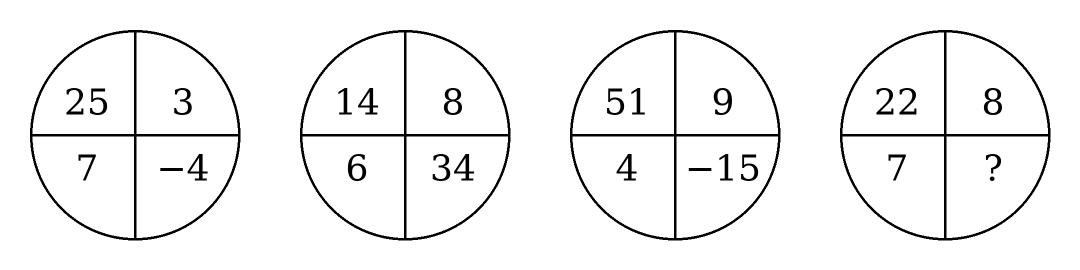
#> input picture 广东行测18套模拟/M03/assets/q35_number_grid_v020.png, 2160 x 540 px, found by its file name (shown at 1/2 size)
$ python q35_print_check.py
#> lines starting #> are read from the running program, lines starting #| are printed output that depends on the picture; after the words box and inside, x2 and y2 are one past the last pixel; in counts of white or black regions, pixels touching at a corner belong together
"""Q35 print-size legibility check.
Simulate 120 mm figure width on A4 at 300 dpi (1417 px wide) and measure, with
8-connected components, whether each glyph (esp. the minus signs of -4 / -15)
is separate from the divider/circle strokes, and the minimum white gap in mm."""
import sys, json
from collections import deque
import numpy as np
from PIL import Image

SRC = '/home/user/xing-ce1/广东行测18套模拟/M03/assets/q35_number_grid_v020.png'
# 用法：python3 q35_print_check.py [输出目录]；缺省输出到脚本旁的 q35_check/
import os
OUT = sys.argv[1] if len(sys.argv) > 1 else os.path.join(os.path.dirname(os.path.abspath(__file__)), 'q35_check')
os.makedirs(OUT, exist_ok=True)
im = Image.open(SRC).convert('L')
W0, H0 = im.size
PRINT_W_MM = 120.0
DPI = 300
Wp = round(PRINT_W_MM / 25.4 * DPI)
Hp = round(H0 * Wp / W0)

def components(mask):
    h, w = mask.shape
    lab = np.zeros((h, w), np.int32)
    comps = []
    ys, xs = np.nonzero(mask)
    cur = 0
    for y0, x0 in zip(ys, xs):
        if lab[y0, x0]:
            continue
        cur += 1
        q = deque([(y0, x0)]); lab[y0, x0] = cur; pts = []
        while q:
            y, x = q.popleft(); pts.append((y, x))
            for dy in (-1, 0, 1):
                for dx in (-1, 0, 1):
                    yy, xx = y+dy, x+dx
                    if 0 <= yy < h and 0 <= xx < w and mask[yy, xx] and not lab[yy, xx]:
                        lab[yy, xx] = cur; q.append((yy, xx))
        comps.append(np.array(pts))
    return lab, comps

# text anchors in logical 720x180 coords (from SVG)
texts = []
for ci, (cx, vals) in enumerate([(90, ['25','3','7','−4']), (270, ['14','8','6','34']),
                                 (450, ['51','9','4','−15']), (630, ['22','8','7','?'])]):
    for (dx, dy), v in zip([(-32,-22),(32,-22),(-32,22),(32,22)], vals):
        texts.append({'circle': ci+1, 'text': v, 'x': cx+dx, 'y': 90+dy, 'cx': cx})

results = {}
for name, img, mm_per_px in [
        ('native_2160', im, PRINT_W_MM / W0),
        ('print_1417_lanczos', im.resize((Wp, Hp), Image.LANCZOS), 25.4/DPI),
        ('print_1417_box', im.resize((Wp, Hp), Image.BOX), 25.4/DPI)]:
    a = np.asarray(img).astype(np.int32)
    sx = img.size[0] / 720.0
    res_v = {}
    for thr in (128, 200, 240):
        mask = a < thr
        lab, comps = components(mask)
        sizes = [len(c) for c in comps]
        # line components: those whose bbox width > 100 logical units*scale*0.9 (circle+dividers)
        line_ids = [i for i, c in enumerate(comps)
                    if (c[:,1].max()-c[:,1].min()) > 120*sx]
        line_pts = np.concatenate([comps[i] for i in line_ids]) if line_ids else np.zeros((0,2))
        rows = []
        for t in texts:
            # glyph comps whose centroid is within the text cell (+-26 logical x, +-16 logical y)
            tx, ty = t['x']*sx, t['y']*sx
            gids = []
            for i, c in enumerate(comps):
                if i in line_ids: continue
                my, mx = c[:,0].mean(), c[:,1].mean()
                if abs(mx-tx) < 30*sx and abs(my-ty) < 18*sx:
                    gids.append(i)
            glyphs = []
            for i in sorted(gids, key=lambda i: comps[i][:,1].min()):
                c = comps[i]
                # nearest line pixel
                y0,y1,x0,x1 = c[:,0].min(), c[:,0].max(), c[:,1].min(), c[:,1].max()
                near = line_pts[(line_pts[:,0] > y0-60) & (line_pts[:,0] < y1+60) &
                                (line_pts[:,1] > x0-60) & (line_pts[:,1] < x1+60)]
                if len(near):
                    d = np.sqrt(((c[:,None,:]-near[None,:,:])**2).sum(-1)).min()
                    # gap = centre distance minus 1 px (pixel to pixel edge)
                    gap_px = max(d-1, 0)
                else:
                    gap_px = None
                # horizontal gap from vertical divider right edge in same rows
                vx = t['cx']*sx
                div = line_pts[(np.abs(line_pts[:,1]-vx) < 3*sx) & (line_pts[:,0] >= y0) & (line_pts[:,0] <= y1)]
                hgap = (x0 - div[:,1].max() - 1) if (len(div) and x0 > vx) else None
                glyphs.append({'bbox_px': [int(x0),int(y0),int(x1),int(y1)], 'w_px': int(x1-x0+1), 'h_px': int(y1-y0+1),
                               'pixels': int(len(c)),
                               'min_gap_to_line_px': None if gap_px is None else round(float(gap_px),2),
                               'min_gap_to_line_mm': None if gap_px is None else round(float(gap_px)*mm_per_px,3),
                               'h_gap_to_vertical_divider_mm': None if hgap is None else round(float(hgap)*mm_per_px,3)})
            rows.append({'circle': t['circle'], 'text': t['text'], 'n_components': len(glyphs), 'glyphs': glyphs})
        res_v[f'thr{thr}'] = {'n_line_components': len(line_ids), 'cells': rows}
    results[name] = {'size': list(img.size), 'mm_per_px': round(mm_per_px,5), 'by_threshold': res_v}
    if name.startswith('print'):
        img.save(f'{OUT}/q35_{name}.png', dpi=(DPI,DPI))
        # zoomed crops of the two negative cells (x8 nearest)
        for lbl, cx in (('m4', 90), ('m15', 450)):
            box = (int((cx-8)*sx), int(92*sx), int((cx+70)*sx), int(140*sx))
            img.crop(box).resize(((box[2]-box[0])*8, (box[3]-box[1])*8), Image.NEAREST).save(f'{OUT}/q35_{name}_{lbl}_x8.png')
#> this loop made 3 passes
#> (name, mm_per_px, sx) on passes 1 to 3: ('native_2160', 0.0556, 3), ('print_1417_lanczos', 0.0847, 1.97), ('print_1417_box', 0.0847, 1.97)
#> pass 1, `a = np.asarray(img).astype(np.int32)`:
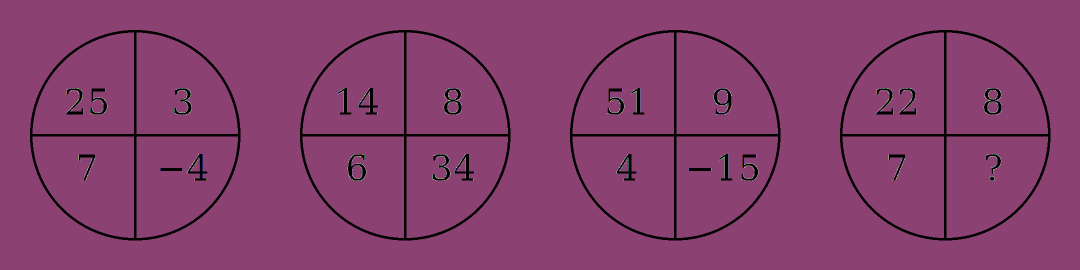
#> a: shape (540, 2160) int32 (shown at 1/2 size); 255 distinct labels, from 0 to 255; one colour per label, 0 black
#> pass 2, `a = np.asarray(img).astype(np.int32)`:
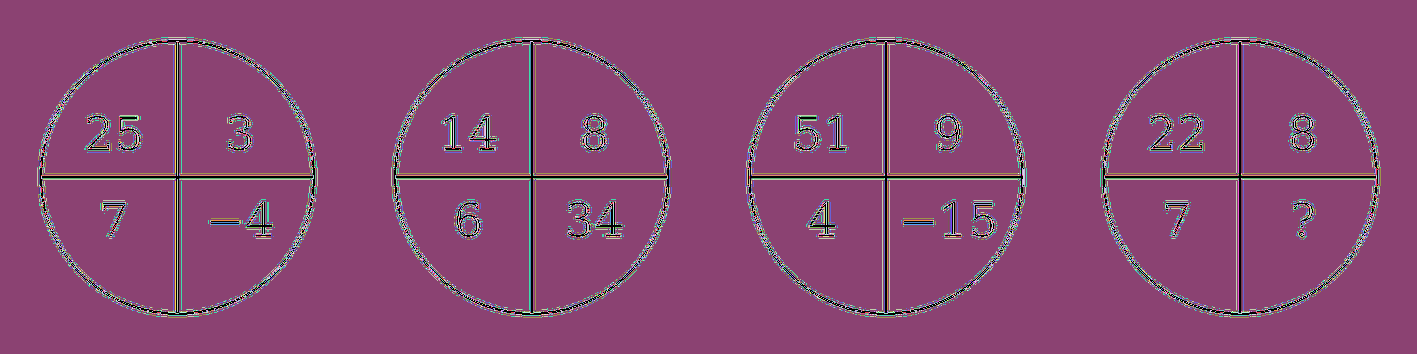
#> a: shape (354, 1417) int32; 256 distinct labels, from 0 to 255; one colour per label, 0 black
#> pass 2, `img.save(f'{OUT}/q35_{name}.png', dpi=(DPI,DPI))`:
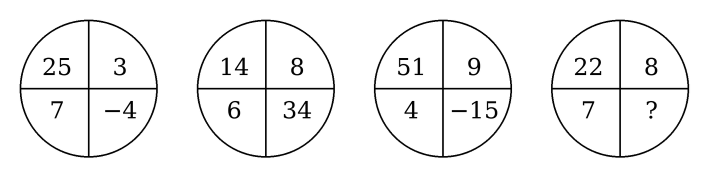
#> saved as q35_print_1417_lanczos.png: PIL image 1417x354 L (shown at 1/2 size); min 0, max 255, mean 242.5
#> pass 2, `img.crop(box).resize(((box[2]-box[0])*8, (box[3]-box[1])*8), Image.NEA..`:
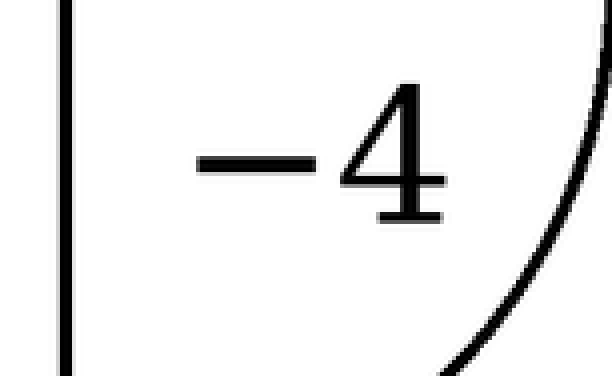
#> saved as q35_print_1417_lanczos_m4_x8.png: PIL image 1224x752 L (shown at 1/2 size); min 0, max 255, mean 236.2
#> after the loop:
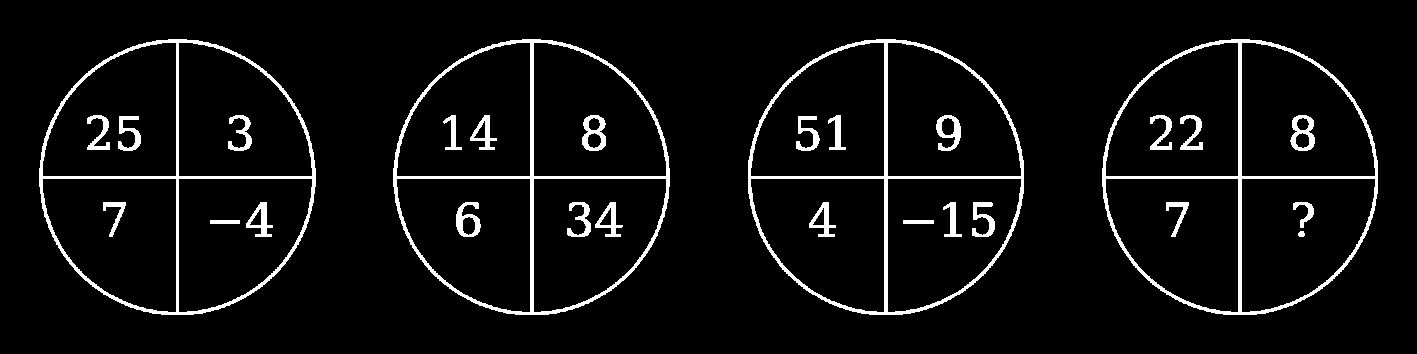
#> mask: shape (354, 1417) bool; 5.5% white; 29 white regions, largest, box (x1, y1, x2, y2) and area: (393, 39, 670, 315) 5027, (748, 39, 1024, 315) 5012, (1102, 39, 1378, 315) 5008
#> after the loop, results = 3 items

json.dump(results, open(f'{OUT}/q35_print_check.json','w',encoding='utf-8'), ensure_ascii=False, indent=1)
# compact summary
for name, r in results.items():
    print('==', name, r['size'], 'mm/px', r['mm_per_px'])
    for thr, rv in r['by_threshold'].items():
        print('  ', thr, 'line comps', rv['n_line_components'])
        for row in rv['cells']:
            g = row['glyphs']
            mins = [x['min_gap_to_line_mm'] for x in g if x['min_gap_to_line_mm'] is not None]
            hg = [x['h_gap_to_vertical_divider_mm'] for x in g if x['h_gap_to_vertical_divider_mm'] is not None]
            print(f"     c{row['circle']} {row['text']:>4} comps={row['n_components']} min_gap_mm={min(mins) if mins else None} first_glyph={g[0]['bbox_px'] if g else None} w={g[0]['w_px'] if g else None} h={g[0]['h_px'] if g else None} hgap_div_mm={hg[0] if hg else None}")
#> this loop made 3 passes
#> name on passes 1 to 3: 'native_2160', 'print_1417_lanczos', 'print_1417_box'
#> (printed output is left out)

$ run again, with 广东行测18套模拟/M03/assets/q67_projectile_v020.png copied over 广东行测18套模拟/M03/assets/q35_number_grid_v020.png
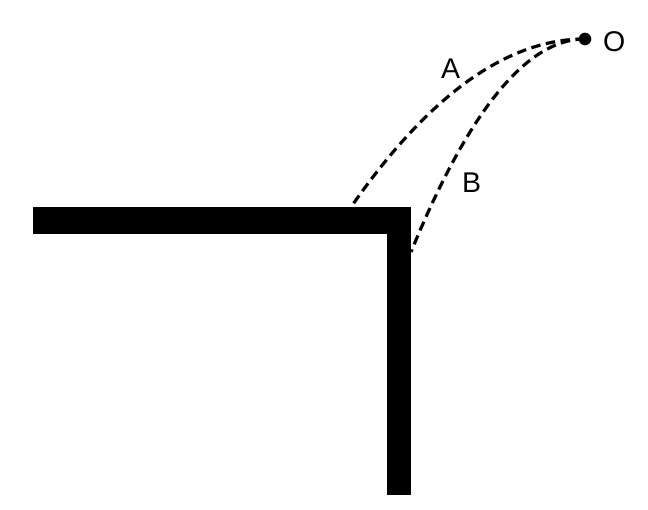
#> input picture 广东行测18套模拟/M03/assets/q67_projectile_v020.png, 1296 x 1020 px, found by its file name (shown at 1/2 size)
#> the loop `for name, img, mm_per_px in [ ('native_2160', im, PRINT_W_MM / W0), ('..` made 3 passes
#> (name, mm_per_px, sx) on passes 1 to 3: ('native_2160', 0.0926, 1.8), ('print_1417_lanczos', 0.0847, 1.97), ('print_1417_box', 0.0847, 1.97)
#> pass 1, `a = np.asarray(img).astype(np.int32)`:
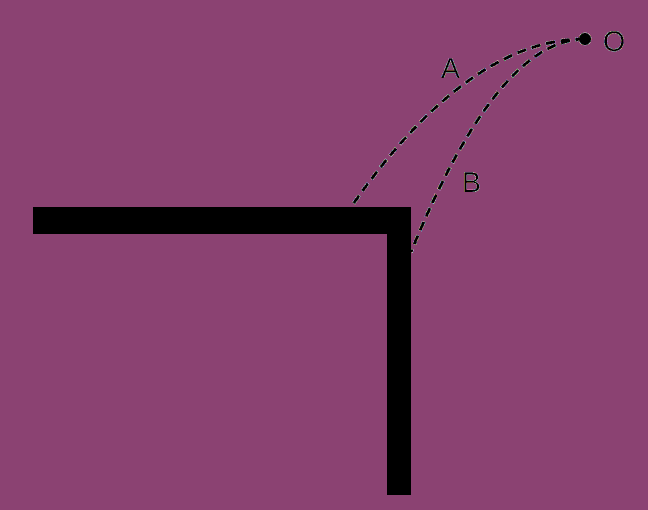
#> a: shape (1020, 1296) int32 (shown at 1/2 size); 256 distinct labels, from 0 to 255; one colour per label, 0 black
#> after the loop `for name, img, mm_per_px in [`:
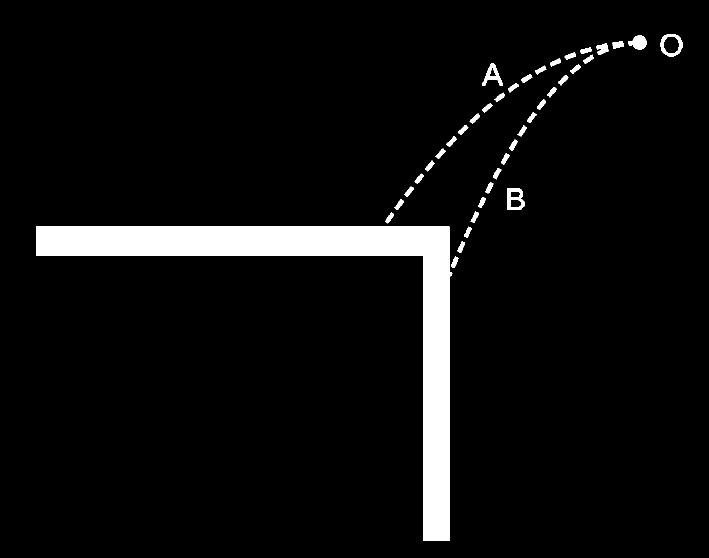
#> mask: shape (1115, 1417) bool (shown at 1/2 size); 5.6% white; 40 white regions, largest, box (x1, y1, x2, y2) and area: (72, 453, 905, 1082) 79042, (1015, 376, 1049, 420) 842, (1321, 68, 1365, 113) 764
#> after the loop `for name, img, mm_per_px in [`: results = 3 items
#> the loop `for name, r in results.items():` made 3 passes
#> name on passes 1 to 3: 'native_2160', 'print_1417_lanczos', 'print_1417_box'
#> (printed output is left out)

$ run again, with 广东行测18套模拟/M03/assets/q68_particles_v020.png copied over 广东行测18套模拟/M03/assets/q35_number_grid_v020.png
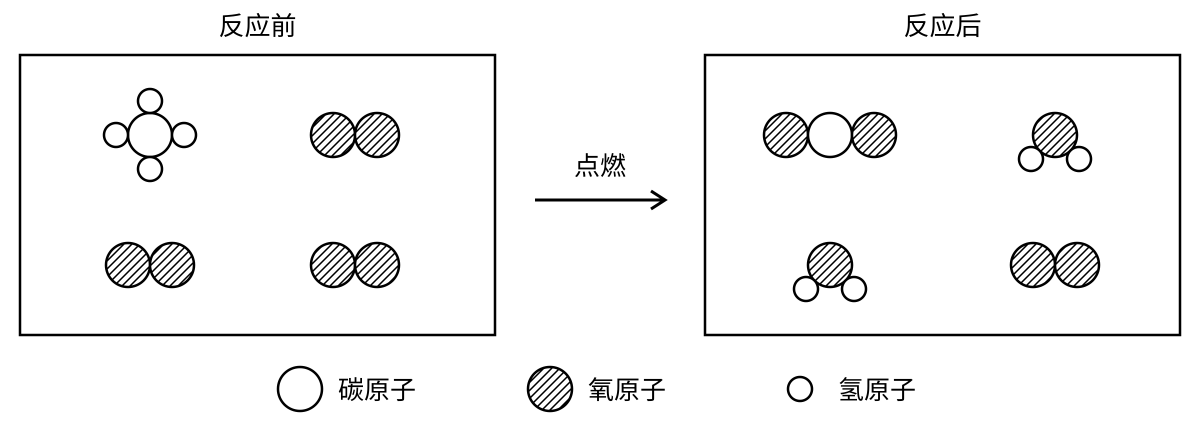
#> input picture 广东行测18套模拟/M03/assets/q68_particles_v020.png, 2400 x 860 px, found by its file name (shown at 1/2 size)
#> the loop `for name, img, mm_per_px in [ ('native_2160', im, PRINT_W_MM / W0), ('..` made 3 passes
#> (name, mm_per_px, sx) on passes 1 to 3: ('native_2160', 0.05, 3.33), ('print_1417_lanczos', 0.0847, 1.97), ('print_1417_box', 0.0847, 1.97)
#> pass 1, `a = np.asarray(img).astype(np.int32)`:
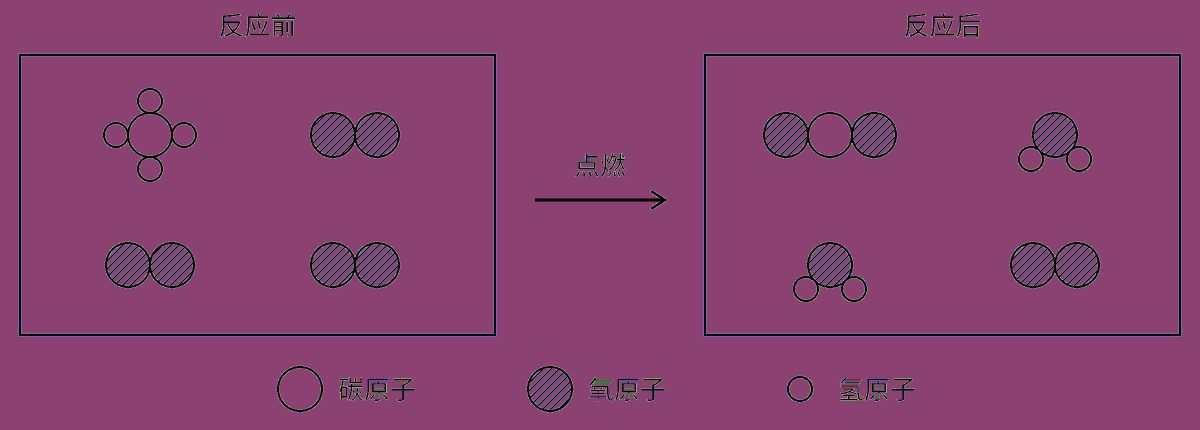
#> a: shape (860, 2400) int32 (shown at 1/2 size); 256 distinct labels, from 0 to 255; one colour per label, 0 black
#> after the loop `for name, img, mm_per_px in [`:
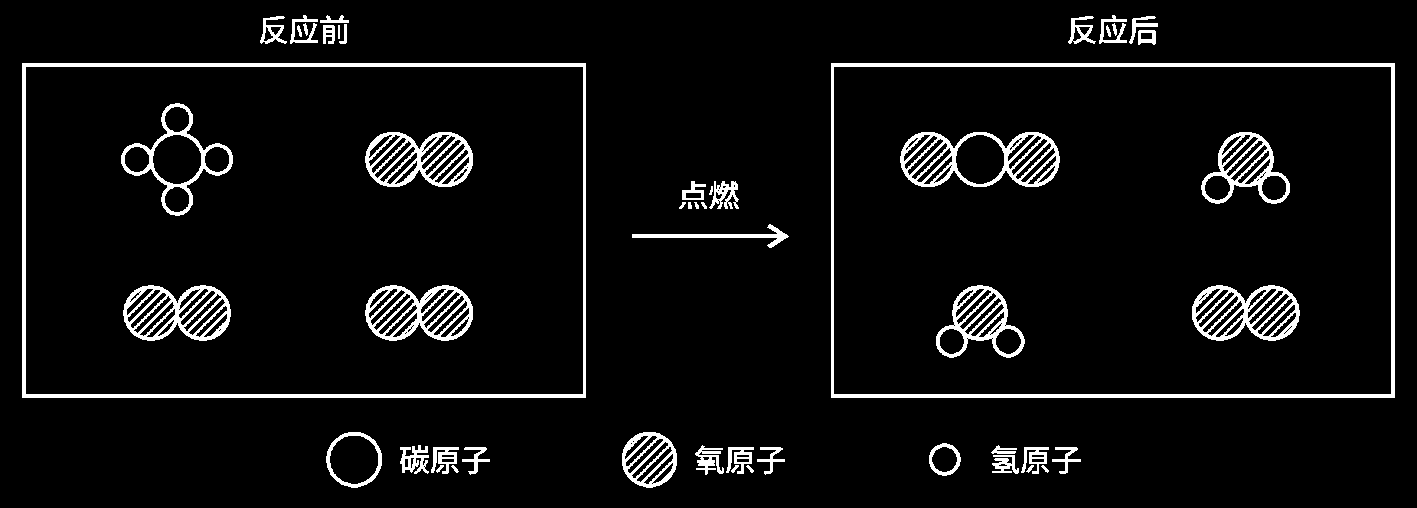
#> mask: shape (508, 1417) bool; 5.9% white; 51 white regions, largest, box (x1, y1, x2, y2) and area: (22, 63, 586, 398) 6801, (831, 63, 1395, 398) 6801, (900, 132, 1060, 187) 3207
#> after the loop `for name, img, mm_per_px in [`: results = 3 items
#> the loop `for name, r in results.items():` made 3 passes
#> name on passes 1 to 3: 'native_2160', 'print_1417_lanczos', 'print_1417_box'
#> (printed output is left out)
